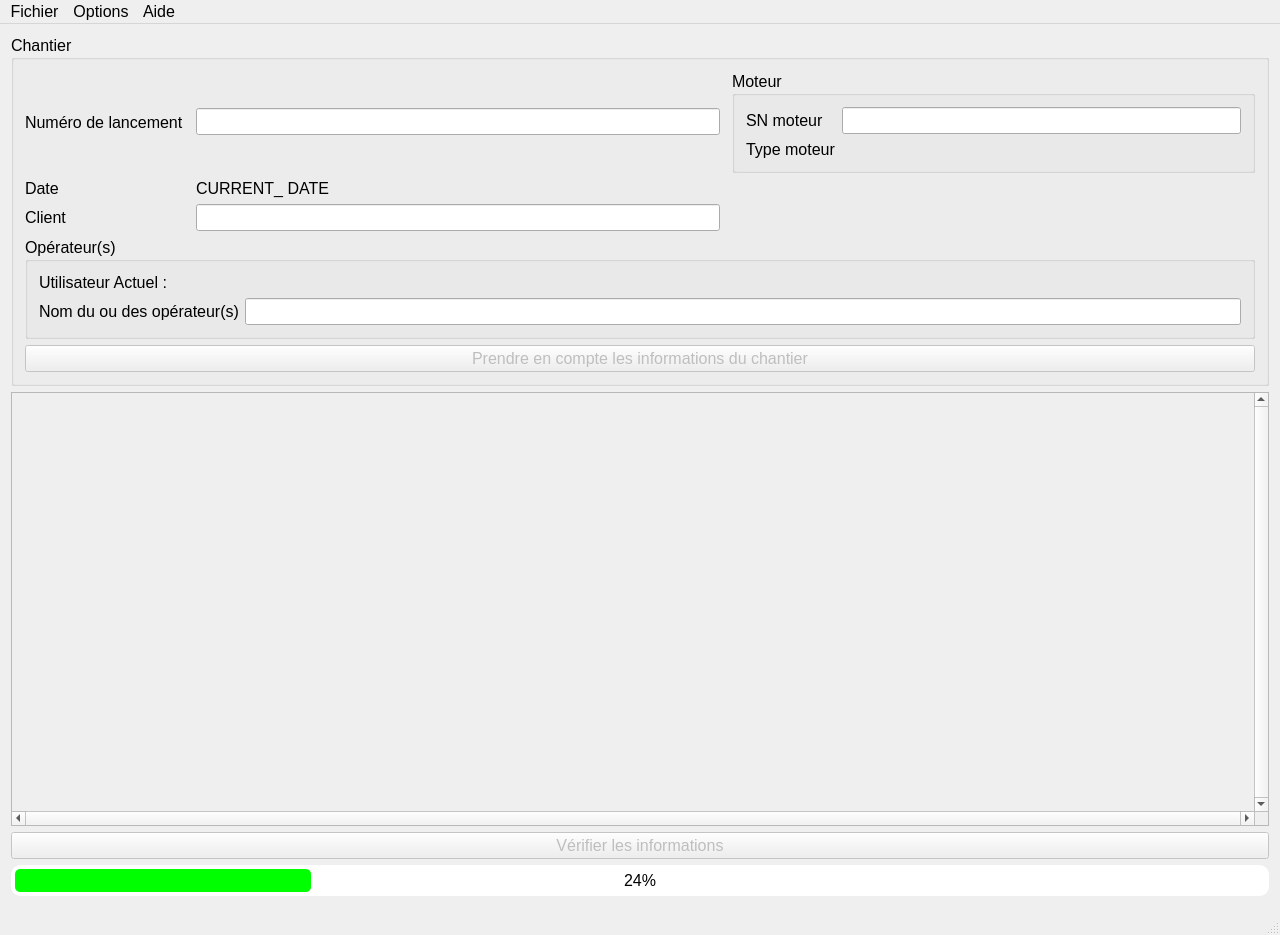
<?xml version="1.0" encoding="UTF-8"?>
<ui version="4.0">
 <class>MainWindow</class>
 <widget class="QMainWindow" name="MainWindow">
  <property name="geometry">
   <rect>
    <x>0</x>
    <y>0</y>
    <width>1280</width>
    <height>935</height>
   </rect>
  </property>
  <property name="font">
   <font>
    <pointsize>12</pointsize>
   </font>
  </property>
  <property name="windowTitle">
   <string>MainWindow</string>
  </property>
  <property name="styleSheet">
   <string notr="true"/>
  </property>
  <widget class="QWidget" name="centralWidget">
   <layout class="QGridLayout" name="gridLayout">
    <item row="7" column="0">
     <widget class="QPushButton" name="valider_gvi_PB">
      <property name="enabled">
       <bool>false</bool>
      </property>
      <property name="font">
       <font>
        <pointsize>12</pointsize>
       </font>
      </property>
      <property name="text">
       <string>Vérifier les informations</string>
      </property>
     </widget>
    </item>
    <item row="2" column="0">
     <widget class="QGroupBox" name="chantier_GB">
      <property name="font">
       <font>
        <pointsize>12</pointsize>
       </font>
      </property>
      <property name="title">
       <string>Chantier</string>
      </property>
      <layout class="QGridLayout" name="gridLayout_2">
       <item row="0" column="4">
        <widget class="QGroupBox" name="moteur_GB">
         <property name="title">
          <string>Moteur</string>
         </property>
         <layout class="QGridLayout" name="gridLayout_3">
          <item row="1" column="0">
           <widget class="QLabel" name="type_moteur_LBL">
            <property name="font">
             <font>
              <pointsize>12</pointsize>
             </font>
            </property>
            <property name="text">
             <string>Type moteur</string>
            </property>
           </widget>
          </item>
          <item row="0" column="2">
           <widget class="QLineEdit" name="sn_moteur_TOEDIT">
            <property name="maxLength">
             <number>6</number>
            </property>
           </widget>
          </item>
          <item row="1" column="2">
           <widget class="QLabel" name="type_moteur_TOEDIT">
            <property name="font">
             <font>
              <pointsize>12</pointsize>
              <weight>75</weight>
              <bold>true</bold>
             </font>
            </property>
            <property name="text">
             <string/>
            </property>
            <property name="textFormat">
             <enum>Qt::RichText</enum>
            </property>
           </widget>
          </item>
          <item row="0" column="0">
           <widget class="QLabel" name="sn_moteur_LBL">
            <property name="font">
             <font>
              <pointsize>12</pointsize>
             </font>
            </property>
            <property name="text">
             <string>SN moteur</string>
            </property>
           </widget>
          </item>
         </layout>
        </widget>
       </item>
       <item row="6" column="0" colspan="5">
        <widget class="QGroupBox" name="operateurs_GB">
         <property name="title">
          <string>Opérateur(s)</string>
         </property>
         <layout class="QGridLayout" name="gridLayout_4">
          <item row="1" column="0">
           <widget class="QLabel" name="nom_operateurs_LBL">
            <property name="font">
             <font>
              <pointsize>12</pointsize>
             </font>
            </property>
            <property name="text">
             <string>Nom du ou des opérateur(s)</string>
            </property>
           </widget>
          </item>
          <item row="1" column="1">
           <widget class="QLineEdit" name="nom_operateurs_TOEDIT"/>
          </item>
          <item row="0" column="0">
           <widget class="QLabel" name="current_user_LBL">
            <property name="text">
             <string>Utilisateur Actuel :</string>
            </property>
           </widget>
          </item>
          <item row="0" column="1">
           <widget class="QLabel" name="current_user_TOEDIT">
            <property name="text">
             <string/>
            </property>
           </widget>
          </item>
         </layout>
        </widget>
       </item>
       <item row="0" column="2">
        <widget class="QLineEdit" name="n_lancement_TOEDIT">
         <property name="maxLength">
          <number>8</number>
         </property>
        </widget>
       </item>
       <item row="3" column="2">
        <widget class="QLineEdit" name="client_TOEDIT">
         <property name="maxLength">
          <number>3</number>
         </property>
        </widget>
       </item>
       <item row="0" column="0">
        <widget class="QLabel" name="n_lancement_LBL">
         <property name="font">
          <font>
           <pointsize>12</pointsize>
          </font>
         </property>
         <property name="text">
          <string>Numéro de lancement</string>
         </property>
        </widget>
       </item>
       <item row="1" column="0">
        <widget class="QLabel" name="date_LBL">
         <property name="font">
          <font>
           <pointsize>12</pointsize>
          </font>
         </property>
         <property name="text">
          <string>Date</string>
         </property>
        </widget>
       </item>
       <item row="1" column="2">
        <widget class="QLabel" name="date_TOEDIT">
         <property name="font">
          <font>
           <pointsize>12</pointsize>
          </font>
         </property>
         <property name="text">
          <string>CURRENT_ DATE</string>
         </property>
        </widget>
       </item>
       <item row="7" column="0" colspan="5">
        <widget class="QPushButton" name="valider_informations_chantier_PB">
         <property name="enabled">
          <bool>false</bool>
         </property>
         <property name="text">
          <string>Prendre en compte les informations du chantier</string>
         </property>
        </widget>
       </item>
       <item row="3" column="0">
        <widget class="QLabel" name="client_LBL">
         <property name="font">
          <font>
           <pointsize>12</pointsize>
          </font>
         </property>
         <property name="text">
          <string>Client</string>
         </property>
        </widget>
       </item>
      </layout>
     </widget>
    </item>
    <item row="8" column="0">
     <widget class="QProgressBar" name="progressBar">
      <property name="styleSheet">
       <string notr="true">QProgressBar
{
	text-align:center;
	border:2px solid white;
	border-radius:10px;
}
QProgressBar::Chunk
{
	background-color:rgb(0, 255, 0);
	border-radius:5px;
	margin:2px;
}
</string>
      </property>
      <property name="value">
       <number>24</number>
      </property>
     </widget>
    </item>
    <item row="5" column="0">
     <widget class="QScrollArea" name="liste_equipements_QSA">
      <property name="verticalScrollBarPolicy">
       <enum>Qt::ScrollBarAlwaysOn</enum>
      </property>
      <property name="horizontalScrollBarPolicy">
       <enum>Qt::ScrollBarAlwaysOn</enum>
      </property>
      <property name="sizeAdjustPolicy">
       <enum>QAbstractScrollArea::AdjustToContents</enum>
      </property>
      <property name="widgetResizable">
       <bool>true</bool>
      </property>
      <widget class="QWidget" name="scrollAreaWidgetContents">
       <property name="geometry">
        <rect>
         <x>0</x>
         <y>0</y>
         <width>1252</width>
         <height>493</height>
        </rect>
       </property>
       <layout class="QVBoxLayout" name="verticalLayout"/>
      </widget>
     </widget>
    </item>
   </layout>
  </widget>
  <widget class="QMenuBar" name="menuBar">
   <property name="geometry">
    <rect>
     <x>0</x>
     <y>0</y>
     <width>1280</width>
     <height>24</height>
    </rect>
   </property>
   <property name="font">
    <font>
     <pointsize>12</pointsize>
    </font>
   </property>
   <widget class="QMenu" name="menuFichier">
    <property name="font">
     <font>
      <pointsize>12</pointsize>
     </font>
    </property>
    <property name="title">
     <string>Fichier</string>
    </property>
    <addaction name="actionCharger"/>
    <addaction name="separator"/>
    <addaction name="actionImprimer"/>
    <addaction name="separator"/>
    <addaction name="actionQuitter"/>
   </widget>
   <widget class="QMenu" name="menuAide">
    <property name="font">
     <font>
      <pointsize>12</pointsize>
     </font>
    </property>
    <property name="title">
     <string>Aide</string>
    </property>
    <addaction name="actionA_propos_de_GVInspector"/>
    <addaction name="separator"/>
    <addaction name="actionA_propos_de_Qt"/>
    <addaction name="separator"/>
    <addaction name="actionOuvrir_l_aide_de_GVIsor"/>
    <addaction name="separator"/>
   </widget>
   <widget class="QMenu" name="menuOptions">
    <property name="title">
     <string>Options</string>
    </property>
    <addaction name="actionAutoriser_les_modifications"/>
    <addaction name="actionBloquer_les_modifications"/>
   </widget>
   <addaction name="menuFichier"/>
   <addaction name="menuOptions"/>
   <addaction name="menuAide"/>
  </widget>
  <widget class="QStatusBar" name="statusBar">
   <property name="font">
    <font>
     <pointsize>14</pointsize>
    </font>
   </property>
  </widget>
  <action name="actionOptions">
   <property name="text">
    <string>Options</string>
   </property>
  </action>
  <action name="actionCharger">
   <property name="text">
    <string>Charger une GVI...</string>
   </property>
  </action>
  <action name="actionA_propos_de_GVInspector">
   <property name="text">
    <string>A propos de General Visual Inspector...</string>
   </property>
  </action>
  <action name="actionA_propos_de_Qt">
   <property name="text">
    <string>A propos de Qt...</string>
   </property>
  </action>
  <action name="actionImprimer">
   <property name="text">
    <string>Imprimer des documents...</string>
   </property>
  </action>
  <action name="actionOuvrir_l_aide_de_GVIsor">
   <property name="text">
    <string>Ouvrir l'aide de GVIsor...</string>
   </property>
  </action>
  <action name="actionAutoriser_les_modifications">
   <property name="text">
    <string>Autoriser les modifications...</string>
   </property>
   <property name="font">
    <font>
     <pointsize>12</pointsize>
    </font>
   </property>
  </action>
  <action name="actionBloquer_les_modifications">
   <property name="text">
    <string>Bloquer les modifications...</string>
   </property>
   <property name="font">
    <font>
     <pointsize>12</pointsize>
    </font>
   </property>
  </action>
  <action name="actionQuitter">
   <property name="text">
    <string>Quitter</string>
   </property>
  </action>
 </widget>
 <layoutdefault spacing="6" margin="11"/>
 <tabstops>
  <tabstop>n_lancement_TOEDIT</tabstop>
  <tabstop>sn_moteur_TOEDIT</tabstop>
  <tabstop>client_TOEDIT</tabstop>
  <tabstop>nom_operateurs_TOEDIT</tabstop>
  <tabstop>valider_informations_chantier_PB</tabstop>
  <tabstop>valider_gvi_PB</tabstop>
 </tabstops>
 <resources/>
 <connections/>
</ui>
